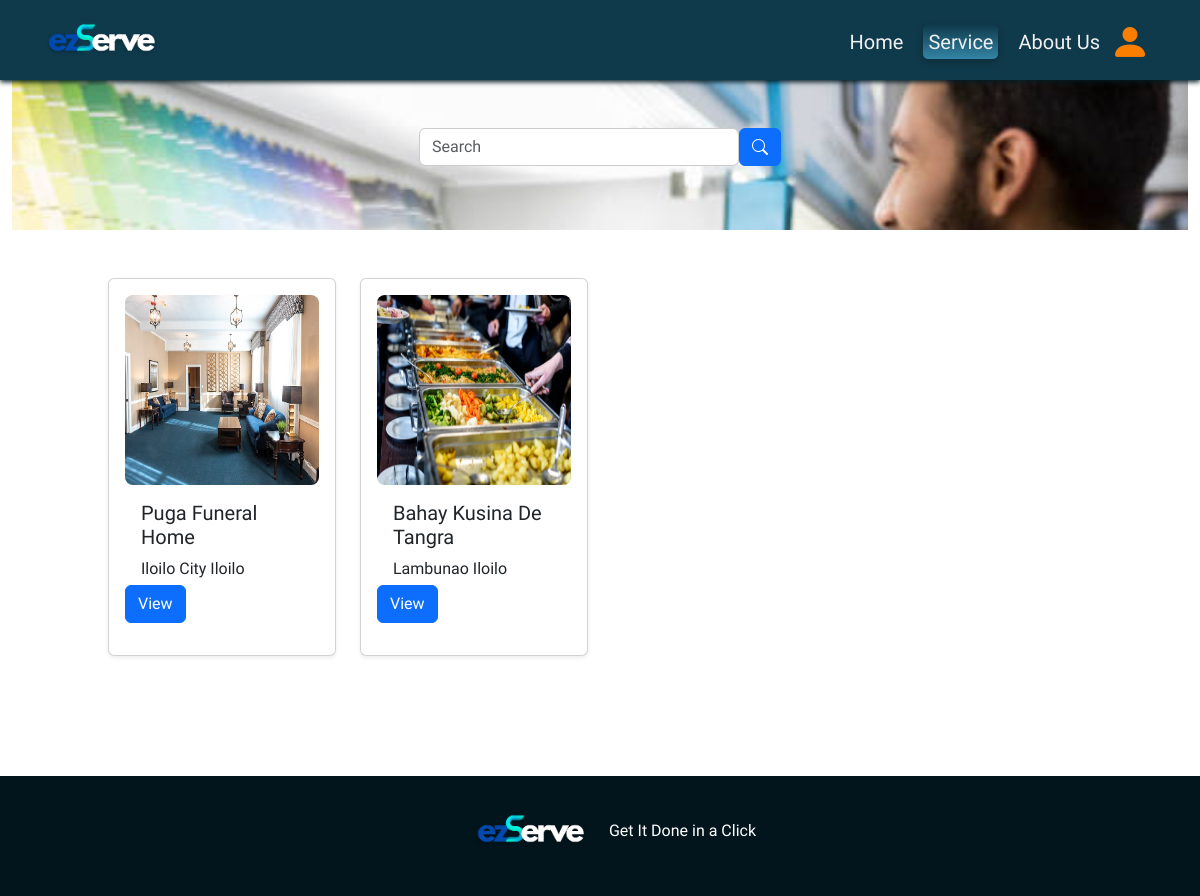
/?page=services, run on the app's committed database.
### tables this page shows
CREATE TABLE `business` (
  `businessCode` int(11) NOT NULL,
  `ownerID` int(11) NOT NULL,
  `busName` varchar(100) NOT NULL,
  `about` varchar(1000) NOT NULL,
  `busType` varchar(100) NOT NULL,
  `house_building` varchar(100) NOT NULL,
  `street` varchar(100) NOT NULL,
  `barangay` varchar(100) NOT NULL,
  `city_municipality` varchar(100) NOT NULL,
  `province` varchar(100) NOT NULL,
  `region` varchar(100) NOT NULL,
  `phone` varchar(100) NOT NULL,
  `mobile` varchar(100) NOT NULL,
  `business_permit` longblob NOT NULL,
  `sanitary` longblob NOT NULL,
  `tax` longblob NOT NULL,
  `busImage` longblob NOT NULL,
  `status` tinyint(4) NOT NULL
);

### index.php (called while the page is built, shortened)
<?php
	require 'page.php';
?>

### pages/services.php (the view, shortened to what this page needs)
<head><title>Services</title></head>
<?php
$businesses = $DB->query("SELECT DISTINCT business.*
    FROM business
    WHERE business.status = '1'");
$keyword = "";
$results = [];
if (isset($_POST['keyword'])) {
  $keyword = $_POST['keyword'];
  $sql = "SELECT * FROM business WHERE status = 1
  AND (busName COLLATE utf8mb4_unicode_ci LIKE '%$keyword%' OR busType COLLATE utf8mb4_unicode_ci LIKE '%$keyword%')";
  $results = $DB->query($sql);
}
else {
  $results = $businesses;
}
?>
<?= element('header') ?>
<div >
  <div class="search container-fluid align-items-center justify-content-between">
    <div class="search-header py-5">
      <form id="searchbar" class="d-flex justify-content-center" method="post">
        <input type="text" class="form-control rounded" placeholder="Search" name="keyword" value="<?= $keyword ?>" />
        <button type="button" class="btn btn-primary" id="search-button" data-mdb-ripple-init>
          <i class="bi bi-search"></i>
        </button>
      </form>
    </div>
    <?php if (!empty($results)): ?>
      <div class="service-wrap mx-5 p-5">
        <div class="sub-service row">
          <?php foreach ($results as $business): ?>
            <div class="col-md-3 mb-4">
              <div class="card shadow-sm p-3 mb-5 bg-white bg-opacity-75 justify-content-between" style="width: 100%; height: auto">
              <div >
                <?php
                $imagePath = !empty($business['busImage']) ? $business['busImage'] : 'assets/images/default.jpg';
                ?>
                <img class="card-img-top rounded-3 img-fluid"  src="<?= $imagePath ?>" alt="Card image cap" style="height:190px">
                <div class="card-body" style="height:100px;">
                  <h5 class="card-title"><?= $business['busName'] ?></h5>
                  <p class="card-text"><?= $business['city_municipality'] . ' ' . $business['province'] ?></p>
                </div>
          </div>
                <form action="?page=client_business_details&businessCode=<?= $business['businessCode'] ?>" method="post">
                    <button type="submit" class="btn btn-primary view-business m-0 d-flex align-items-end">View</button>
                  </form>
              </div>
            </div>
          <?php endforeach; ?>
        </div>
      </div>
    <?php else: ?>
      <div style="height: 100vh">
        <p class="text-light p-5">No results found for your search term: "<?= $keyword ?>"</p>
      </div>
    <?php endif; ?>
  </div>
</div>
<?= element('footer') ?>

### assets/view.css (style rules this page uses)
body { font-family: "Lexend exa", Arial; overflow-x: hidden; background-image: url(./images/bg-2.png); background-repeat:repeat-y; background-size: cover; }
.form-control { border: 1px solid #ccc; }
.search-header { margin-top: 80px; background-image: url(./icons/plan.jpg); background-repeat: no-repeat; background-size: cover; }
#searchbar input { width: 20em; }

### data on the page
business: busImage (picture), busName "Puga Funeral Home", city_municipality "Iloilo City", province "Iloilo"
business: busImage (picture), busName "Bahay Kusina De Tangra", city_municipality "Lambunao", province "Iloilo"
